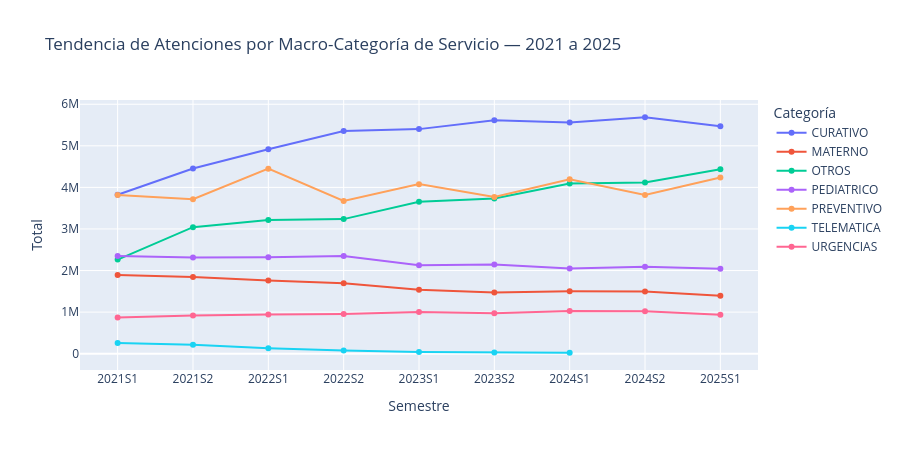

Write notebook code for a chart like this one.
### Markdown cell above
## 6. Serie de Tiempo — Tendencia por tipo de servicio

### Code cell
# Macro-categorías de servicio (adelanto del FE de NB04)
MAPA_SERVICIO = {
    'CONSULTA EXTERNA': 'CURATIVO',
    'ATENCION POR EMERGENCIA': 'URGENCIAS',
    'ATENCION POR EMERGENCIA CON OBSERVACION': 'URGENCIAS',
    'INTERNAMIENTO EN EESS SIN INTERVENCION QUIRURGICA': 'URGENCIAS',
    'ATENCION PRENATAL': 'MATERNO',
    'SALUD REPRODUCTIVA (PLANIFICACION FAMILIAR)': 'MATERNO',
    'CESAREA': 'MATERNO',
    'DIAGNOSTICO DEL EMBARAZO': 'MATERNO',
    'ATENCION DE PARTO VAGINAL': 'MATERNO',
    'ATENCION DEL PUERPERIO NORMAL': 'MATERNO',
    'CONTROL DE CRECIMIENTO Y DESARROLLO EN MENORES DE 0 - 4 ANOS': 'PEDIATRICO',
    'CONTROL DE CRECIMIENTO Y DESARROLLO EN MENORES DE 5 - 11 ANOS': 'PEDIATRICO',
    'ESTIMULACION TEMPRANA PARA MENORES DE 36 MESES': 'PEDIATRICO',
    'ATENCION INMEDIATA DEL RECIEN NACIDO NORMAL': 'PEDIATRICO',
    'SUPLEMENTO DE MICRONUTRIENTES': 'PEDIATRICO',
    'PROFILAXIS ANTIPARASITARIA': 'PREVENTIVO',
    'APOYO AL DIAGNOSTICO': 'PREVENTIVO',
    'DETECCION DE PROBLEMAS EN SALUD MENTAL': 'PREVENTIVO',
    'SALUD BUCAL': 'PREVENTIVO',
    'ATENCION INTEGRAL DEL ADOLESCENTE': 'PREVENTIVO',
    'ATENCION INTEGRAL DE SALUD DEL JOVEN Y ADULTO': 'PREVENTIVO',
    'ATENCION EXTRAMURAL RURAL (VISITA DOMICILIARIA)': 'PREVENTIVO',
    'TELEMONITOREO CON PRESCRIPCION Y ENTREGA DE MEDICAMENTOS': 'TELEMATICA',
    'TELEORIENTACION CON PRESCRIPCION Y ENTREGA DE MEDICAMENTOS': 'TELEMATICA',
}
df['SERVICIO_CAT'] = df['DESC_SERVICIO'].map(MAPA_SERVICIO).fillna('OTROS')

ts_serv = (df.groupby(['PERIODO_NUM', 'SERVICIO_CAT'])['ATENCIONES']
             .sum()
             .reset_index())
ts_serv['SEMESTRE_LABEL'] = ts_serv['PERIODO_NUM'].map(etiquetas)

fig = px.line(
    ts_serv, x='SEMESTRE_LABEL', y='ATENCIONES', color='SERVICIO_CAT',
    title='Tendencia de Atenciones por Macro-Categoría de Servicio — 2021 a 2025',
    markers=True,
    labels={'SEMESTRE_LABEL': 'Semestre', 'ATENCIONES': 'Total', 'SERVICIO_CAT': 'Categoría'}
)
fig.update_layout(height=450)
fig.show()

### Figure 1 — Plotly figure (JSON) as saved in the notebook; plotly's stock layout.template omitted (floating-point values rounded to 4 significant figures)
{"data": [{"hovertemplate": "Categoría=CURATIVO<br>Semestre=%{x}<br>Total=%{y}<extra></extra>", "legendgroup": "CURATIVO", "line": {"color": "#636efa", "dash": "solid"}, "marker": {"symbol": "circle"}, "mode": "lines+markers", "name": "CURATIVO", "orientation": "v", "showlegend": true, "type": "scatter", "x": ["2021S1", "2021S2", "2022S1", "2022S2", "2023S1", "2023S2", "2024S1", "2024S2", "2025S1"], "xaxis": "x", "y": [3822112, 4453434, 4915278, 5357889, 5401651, 5614392, 5560300, 5687181, 5472424], "yaxis": "y"}, {"hovertemplate": "Categoría=MATERNO<br>Semestre=%{x}<br>Total=%{y}<extra></extra>", "legendgroup": "MATERNO", "line": {"color": "#EF553B", "dash": "solid"}, "marker": {"symbol": "circle"}, "mode": "lines+markers", "name": "MATERNO", "orientation": "v", "showlegend": true, "type": "scatter", "x": ["2021S1", "2021S2", "2022S1", "2022S2", "2023S1", "2023S2", "2024S1", "2024S2", "2025S1"], "xaxis": "x", "y": [1891409, 1846754, 1757627, 1692387, 1540019, 1470354, 1500865, 1493541, 1391331], "yaxis": "y"}, {"hovertemplate": "Categoría=OTROS<br>Semestre=%{x}<br>Total=%{y}<extra></extra>", "legendgroup": "OTROS", "line": {"color": "#00cc96", "dash": "solid"}, "marker": {"symbol": "circle"}, "mode": "lines+markers", "name": "OTROS", "orientation": "v", "showlegend": true, "type": "scatter", "x": ["2021S1", "2021S2", "2022S1", "2022S2", "2023S1", "2023S2", "2024S1", "2024S2", "2025S1"], "xaxis": "x", "y": [2263186, 3044106, 3213970, 3237121, 3655801, 3730954, 4090629, 4120513, 4434565], "yaxis": "y"}, {"hovertemplate": "Categoría=PEDIATRICO<br>Semestre=%{x}<br>Total=%{y}<extra></extra>", "legendgroup": "PEDIATRICO", "line": {"color": "#ab63fa", "dash": "solid"}, "marker": {"symbol": "circle"}, "mode": "lines+markers", "name": "PEDIATRICO", "orientation": "v", "showlegend": true, "type": "scatter", "x": ["2021S1", "2021S2", "2022S1", "2022S2", "2023S1", "2023S2", "2024S1", "2024S2", "2025S1"], "xaxis": "x", "y": [2349037, 2312643, 2318426, 2351653, 2129861, 2145761, 2046627, 2091849, 2045602], "yaxis": "y"}, {"hovertemplate": "Categoría=PREVENTIVO<br>Semestre=%{x}<br>Total=%{y}<extra></extra>", "legendgroup": "PREVENTIVO", "line": {"color": "#FFA15A", "dash": "solid"}, "marker": {"symbol": "circle"}, "mode": "lines+markers", "name": "PREVENTIVO", "orientation": "v", "showlegend": true, "type": "scatter", "x": ["2021S1", "2021S2", "2022S1", "2022S2", "2023S1", "2023S2", "2024S1", "2024S2", "2025S1"], "xaxis": "x", "y": [3817935, 3715548, 4450325, 3672954, 4078355, 3771415, 4197081, 3819642, 4236782], "yaxis": "y"}, {"hovertemplate": "Categoría=TELEMATICA<br>Semestre=%{x}<br>Total=%{y}<extra></extra>", "legendgroup": "TELEMATICA", "line": {"color": "#19d3f3", "dash": "solid"}, "marker": {"symbol": "circle"}, "mode": "lines+markers", "name": "TELEMATICA", "orientation": "v", "showlegend": true, "type": "scatter", "x": ["2021S1", "2021S2", "2022S1", "2022S2", "2023S1", "2023S2", "2024S1"], "xaxis": "x", "y": [255289, 215705, 132446, 75819, 41788, 31338, 22446], "yaxis": "y"}, {"hovertemplate": "Categoría=URGENCIAS<br>Semestre=%{x}<br>Total=%{y}<extra></extra>", "legendgroup": "URGENCIAS", "line": {"color": "#FF6692", "dash": "solid"}, "marker": {"symbol": "circle"}, "mode": "lines+markers", "name": "URGENCIAS", "orientation": "v", "showlegend": true, "type": "scatter", "x": ["2021S1", "2021S2", "2022S1", "2022S2", "2023S1", "2023S2", "2024S1", "2024S2", "2025S1"], "xaxis": "x", "y": [873059, 919776, 942362, 956987, 1000559, 971626, 1027537, 1022609, 936832], "yaxis": "y"}], "layout": {"height": 450, "legend": {"title": {"text": "Categoría"}, "tracegroupgap": 0}, "title": {"text": "Tendencia de Atenciones por Macro-Categoría de Servicio — 2021 a 2025"}, "xaxis": {"anchor": "y", "domain": [0, 1], "title": {"text": "Semestre"}}, "yaxis": {"anchor": "x", "domain": [0, 1], "title": {"text": "Total"}}}}
